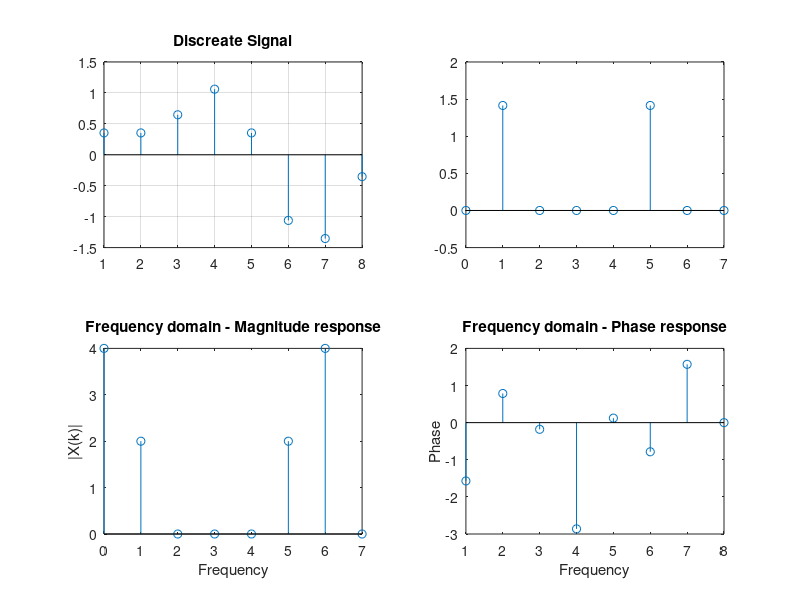

The MATLAB script that drew this image:
clc;
clear all;
close all;
fs=8000;
ts=1/fs;
N=8;
n=0:N-1;
x=sin(2*pi*1000*n*ts)+0.5*sin(2*pi*2000*n*ts+3*pi/4);
subplot(2,2,1);
stem(x)
grid on;
title('Discreate Signal')
X = zeros(N,1)
for m = 1:N-1
    for n = 0:N-1
        X(m) = X(m) + x(n+1)*exp(-j*pi*2*n*m/N);
    end
end

t = 0:N-1;
subplot(2,2,2);
stem(t,real(X))
subplot(2,2,3);
X(m<1e-6) = 0;
stem(t,abs(X))
xlabel('Frequency');
ylabel('|X(k)|');
title('Frequency domain - Magnitude response')

subplot(2,2,4);

stem(unwrap(angle(X)))
xlabel('Frequency');
ylabel('Phase');
title('Frequency domain - Phase response')
